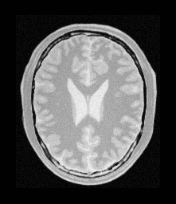
#> input picture images/img_org_translated_img.PNG, 176 x 204 px
$ python log_polaire_rotation.py
#> lines starting #> are read from the running program, lines starting #| are printed output that depends on the picture
import numpy as np
import cv2
import matplotlib.pyplot as plt
from scipy import ndimage
import math

def log_polar_transform_cv2(image, center=None, flags=cv2.WARP_FILL_OUTLIERS):
    """
    Applique la transformation log-polaire en utilisant OpenCV.

    Arguments:
        image: Image d'entrée (niveaux de gris ou RGB)
        center: Centre de la transformation (par défaut: centre de l'image)
        flags: Indicateurs pour cv2.logPolar (par défaut: cv2.WARP_FILL_OUTLIERS)

    Retourne:
        L'image transformée en coordonnées log-polaires
    """
    if len(image.shape) == 3:
        height, width, _ = image.shape
    else:
        height, width = image.shape

    if center is None:
        center = (width // 2, height // 2)

    # Calculer la distance maximale du centre au coin le plus éloigné
    max_distance = np.sqrt((width - center[0])**2 + (height - center[1])**2)

    # Appliquer la transformation log-polaire
    log_polar_img = cv2.logPolar(image, center, max_distance, flags)

    return log_polar_img

def rotate_image(image, angle):
    """
    Fait pivoter une image autour de son centre.

    Arguments:
        image: Image d'entrée
        angle: Angle de rotation en degrés (sens antihoraire)

    Retourne:
        L'image pivotée
    """
    if len(image.shape) == 3:
        height, width, _ = image.shape
    else:
        height, width = image.shape

    center = (width // 2, height // 2)

    # Créer la matrice de rotation
    rotation_matrix = cv2.getRotationMatrix2D(center, angle, 1.0)

    # Appliquer la rotation
    rotated_image = cv2.warpAffine(image, rotation_matrix, (width, height), flags=cv2.INTER_LINEAR)

    return rotated_image

def demo_log_polar_rotation(input_image_path, rotation_angles=[0, 30, 60, 90]):
    """
    Démontre l'effet de la rotation sur la transformation log-polaire.

    Arguments:
        input_image_path: Chemin de l'image d'entrée
        rotation_angles: Liste d'angles de rotation à démontrer (en degrés)
    """
#> called with input_image_path = 'images/img_org_translated_img.PNG'
    # Charger l'image
    image = cv2.imread(input_image_path)
#> image is the input picture: shape (204, 176, 3); min 1, max 247, mean 86

    # Convertir en niveaux de gris si l'image est en couleur
    if len(image.shape) == 3:
        gray_image = cv2.cvtColor(image, cv2.COLOR_BGR2GRAY)
    else:
        gray_image = image.copy()

    # Nombre d'angles de rotation
    n_angles = len(rotation_angles)

    # Créer une figure pour afficher les résultats
    fig, axes = plt.subplots(2, n_angles, figsize=(15, 8))

    for i, angle in enumerate(rotation_angles):
        # Faire pivoter l'image
        rotated_image = rotate_image(gray_image, angle)

        # Appliquer la transformation log-polaire
        log_polar_image = log_polar_transform_cv2(rotated_image)

        # Afficher l'image pivotée
        axes[0, i].imshow(rotated_image, cmap='gray')
        axes[0, i].set_title(f'Rotation {angle}°')
        axes[0, i].axis('off')

        # Afficher la transformation log-polaire
        axes[1, i].imshow(log_polar_image, cmap='gray')
        axes[1, i].set_title(f'Log-Polaire (Rotation {angle}°)')
        axes[1, i].axis('off')
#> this loop made 4 passes
#> pass 1, in log_polar_transform_cv2, `log_polar_img = cv2.logPolar(image, center, max_distance, flags)`:
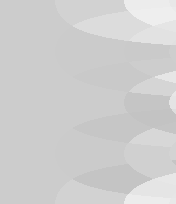
#> log_polar_img: shape (204, 176); min 195, max 238, mean 206.9
#> pass 2, in rotate_image (call 2), `rotated_image = cv2.warpAffine(image, rotation_matrix, (width, height)..`:
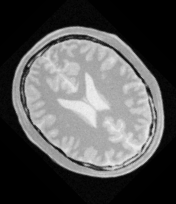
#> rotated_image: shape (204, 176); min 0, max 241, mean 85.6
#> pass 2, in log_polar_transform_cv2 (call 2), `log_polar_img = cv2.logPolar(image, center, max_distance, flags)`:
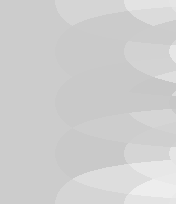
#> log_polar_img: shape (204, 176); min 199, max 237, mean 207.2
#> pass 3, in rotate_image (call 3), `rotated_image = cv2.warpAffine(image, rotation_matrix, (width, height)..`:
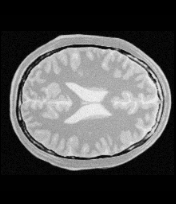
#> rotated_image: shape (204, 176); min 0, max 247, mean 85.9
#> after the loop:
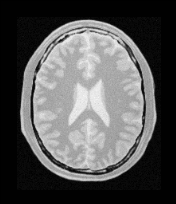
#> rotated_image: shape (204, 176); min 0, max 247, mean 86

    plt.tight_layout()
    plt.savefig('log_polar_rotation.png', dpi=300)
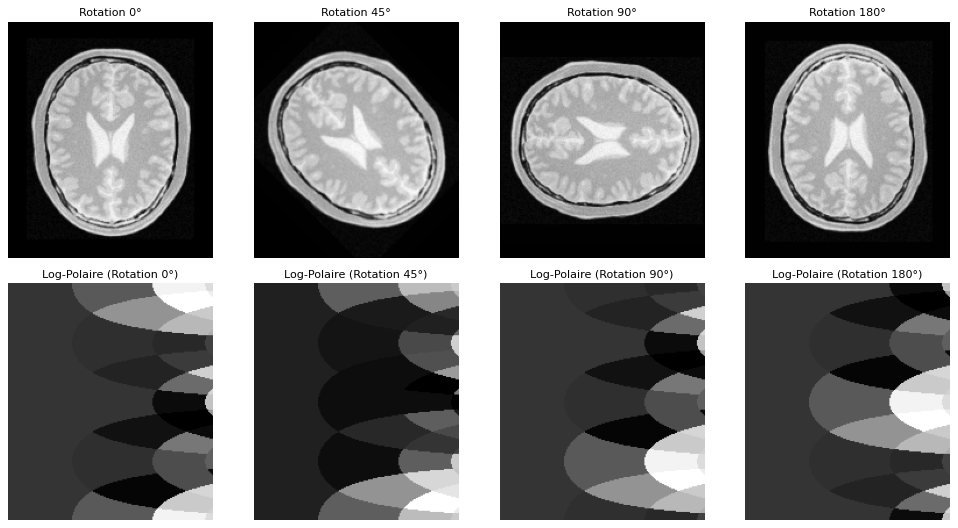
#> figure drawn by matplotlib, 8 panels
    plt.show()

# Exemple d'utilisation
if __name__ == "__main__":
    # Remplacer par le chemin de votre image
    input_image_path = "images/img_org_translated_img.PNG"

    # Démontrer la transformation log-polaire avec différentes rotations
    demo_log_polar_rotation(input_image_path, rotation_angles=[0, 45, 90, 180])

$ run again, with images/(10,15)_30_1.2.png copied over images/img_org_translated_img.PNG
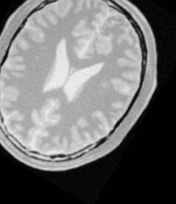
#> input picture images/(10,15)_30_1.2.png, 176 x 204 px
#> in demo_log_polar_rotation, image is the input picture: shape (204, 176, 3); min 0, max 244, mean 112.5
#> the loop in demo_log_polar_rotation, `for i, angle in enumerate(rotation_angles): # Faire pivoter l'image` made 4 passes
#> pass 1, in log_polar_transform_cv2, `log_polar_img = cv2.logPolar(image, center, max_distance, flags)`:
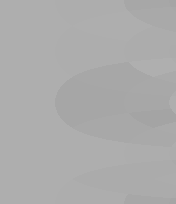
#> log_polar_img: shape (204, 176); min 164, max 175, mean 171.7
#> after the loop in demo_log_polar_rotation, `for i, angle in enumerate(rotation_angles):`:
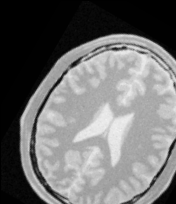
#> rotated_image: shape (204, 176); min 0, max 244, mean 111.6

$ run again, with images/elephant_rotate_16.png copied over images/img_org_translated_img.PNG
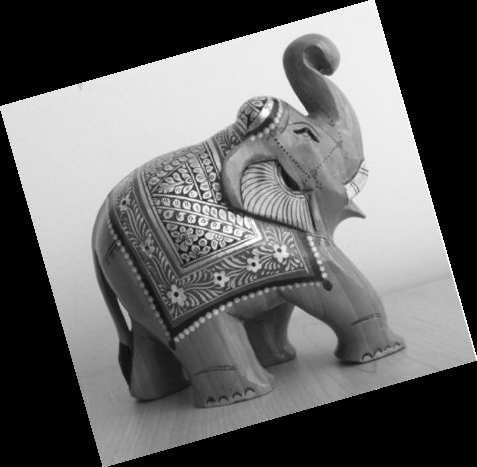
#> input picture images/elephant_rotate_16.png, 477 x 467 px
#> in demo_log_polar_rotation, image is the input picture: shape (467, 477, 3); mean B, G, R 103.3, 103.3, 103.3
#> the loop in demo_log_polar_rotation, `for i, angle in enumerate(rotation_angles): # Faire pivoter l'image` made 4 passes
#> pass 1, in log_polar_transform_cv2, `log_polar_img = cv2.logPolar(image, center, max_distance, flags)`:
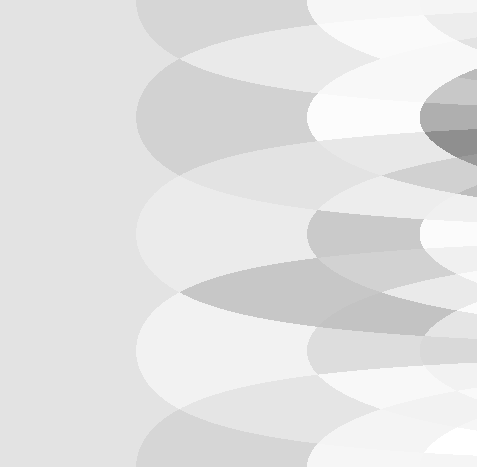
#> log_polar_img: shape (467, 477); min 143, max 255, mean 226.9
#> after the loop in demo_log_polar_rotation, `for i, angle in enumerate(rotation_angles):`:
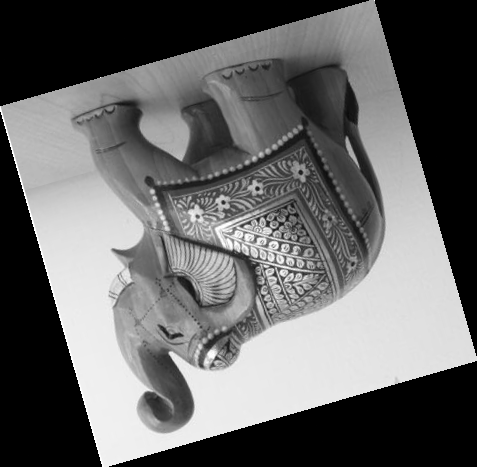
#> rotated_image: shape (467, 477); min 0, max 255, mean 103.3
